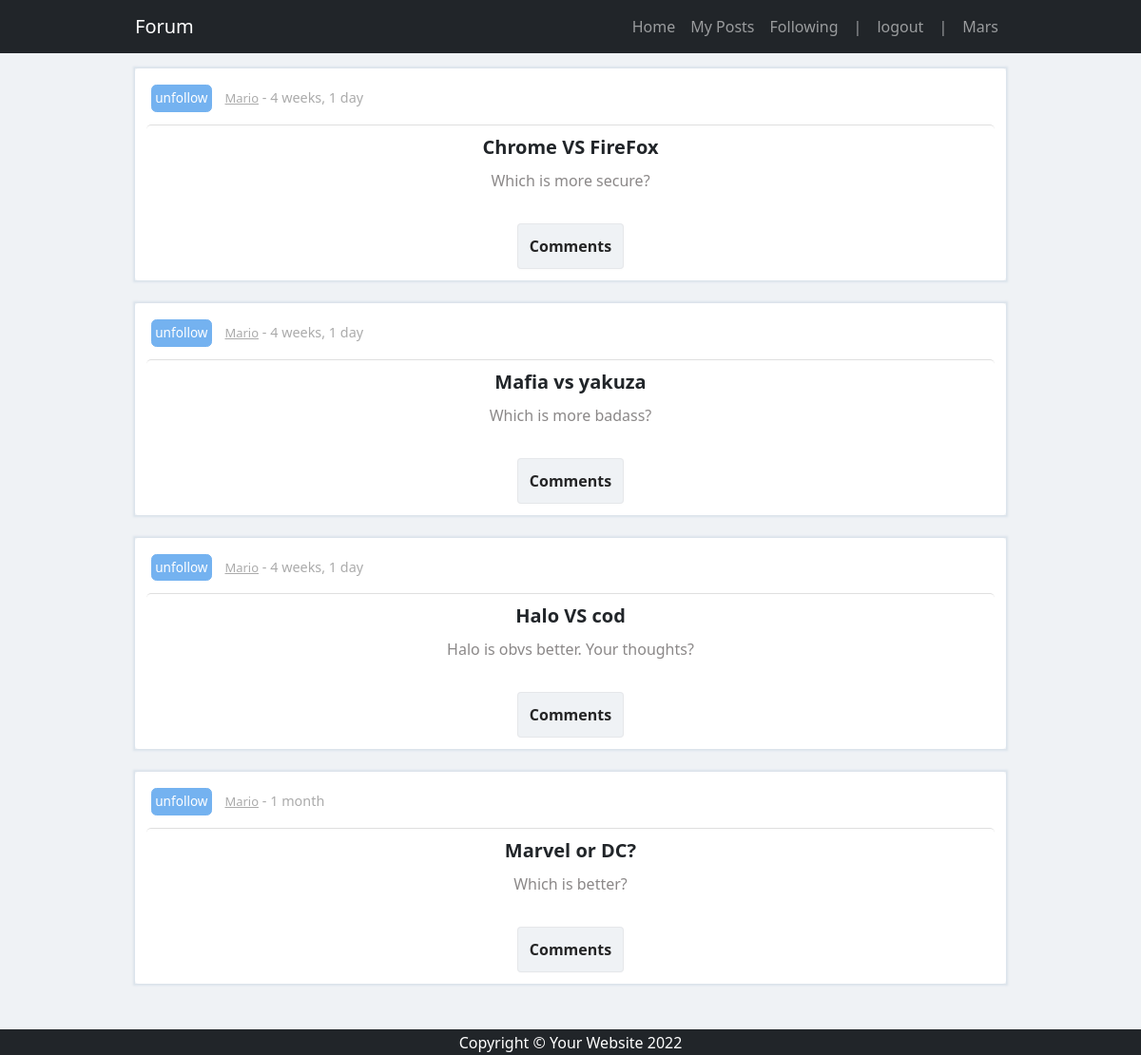
Screenshot of /followedposts/ (signed in) with the database file from the repository.
### base/models.py (models this page shows, shortened)
class Post(models.Model):
    header = models.CharField(max_length=100)
    body = models.TextField()
    updated = models.DateTimeField(auto_now=True)
    created = models.DateTimeField(auto_now_add=True)
    user = models.ForeignKey(settings.AUTH_USER_MODEL, on_delete=models.CASCADE)
    class Meta:
        ordering = ['-updated', '-created']

### base/views.py (the view)
# urls.py: path('followedposts/', views.followedposts, name='followedposts'),
@login_required(login_url='login')
def followedposts(request):
    followed_list = getFollowedList(request.user.id)
    posts = Post.objects.filter(user_id__in=followed_list)
    context = {'posts': posts, 'followed_list':followed_list}
    return render(request, 'base/followed_posts.html', context)

### base/classes/generic_functions.py (called while the page is built)
def getFollowedList(user_id):
    followers = Follow.objects.filter(follower_id=user_id).values_list('followed_id', flat=True)
    followed_list = []
    for i in followers:
        followed_list.append(i)
    return followed_list

### base/templates/base/followed_posts.html (shortened to what this page needs)
{% extends 'base/main.html' %}
{% block content %}
    <div class="container">
        {% if posts is not None %}
            {% for post in posts %}
                {% include 'base/components/post_component.html' with post=post %}
            {% endfor %}
        {% endif %}
    </div>
{% endblock %}

### base/templates/base/components/navbar_component.html (shortened to what this page needs)
<nav class="navbar navbar-expand-lg navbar-dark bg-dark">
    <div class="container">
        <a class="navbar-brand" href={% url 'home' %}#">Forum</a>
        <div class="collapse navbar-collapse" id="navbarSupportedContent">
            <ul class="navbar-nav ms-auto mb-2 mb-lg-0">
                <li class="nav-item"><a class="nav-link" href="{% url 'home' %}#">Home</a></li>
                <li class="nav-item"><a class="nav-link" href="{% url 'myposts' %}">My Posts</a></li>
                <li class="nav-item"><a class="nav-link" href="{% url 'followedposts' %}">Following</a></li>
                <li class="nav-item"><span class="nav-link" href=""> |</span></li>
                {% if request.user.is_authenticated %}
                    <li class="nav-item"><a class="nav-link" href="{% url 'logout' %}">logout</a></li>
                    <li class="nav-item"><span class="nav-link" href=""> |</span></li>
                    <li class="nav-item"><a class="nav-link" href="{% url 'myposts' %}"> {{user.username | title}} </a></li>
                {% else %}
                <li class="nav-item"><a class="nav-link" href="{% url 'login' %}">login</a></li>
                {% endif %}
            </ul>
        </div>
    </div>
</nav>

### base/templates/base/components/post_component.html (shortened to what this page needs)
<div class="card mb-4-post">
    <div class="card-body">
        <div class="card-text-small">
        {% include 'base/components/follow_unfollow_component.html' with post_user_id=post.user_id followed_list=followed_list %}
        <a class="card-text-small" href="{% url 'userprofile' post.user_id %}#">{{post.user | title}}</a> - {{post.created | timesince}}
        </div>
        <div class="card-header">{{post.header}} </div>
        <p class="card-text-body-custom"> {{post.body}} </p>
        <div class="row-flex">
            <form method="POST" action="">
                <a class="nav-link button-6-custom" href="{% url 'commentspost' post.id %}#"> Comments </a>
            </form>
        </div>
    </div>
</div>

### base/templates/base/components/follow_unfollow_component.html (shortened to what this page needs)
{% if post_user_id in followed_list %}
    <form action="{% url 'home' %}" method="POST" class="card-text-small unset-all">
        <input type="submit" name="unfollow" value="unfollow" class="button-following" >
    </form>
{% endif %}

### base/static/css/styles_custom.css (style rules this page uses)
.button-6-custom, .button-delete-custom, .nav-button-delete { align-items: center; background-color: #EFF2F5; border: 1px solid rgba(133, 133, 133, 0.1); border-radius: .25rem; box-shadow: rgba(0, 0, 0, 0.02) 0 1px 3px 0; box-sizing: border-box; color: rgba(0, 0, 0, 0.85); cursor: pointer; display: inline-flex; font-family: system-ui,-apple-system,system-ui,"Helvetica Neue",Helvetica,Arial,sans-serif; font-size: 16px; font-weight: 600; justify-content: center; line-height: 1.25; margin: 0; min-height: 3rem; padding: 0.5rem 0.75rem; position: relative; text-decoration: none; transition: all 250ms; user-select: none; -webkit-user-select: none; touch-action: manipulation; vertical-align: baseline; width: auto; text-decoration: none; }
.row-flex, .row-flex-create-post { display: flex; justify-content: space-around; padding-top: 25px; align-items: center; flex-wrap: wrap; }
.unset-all { all:unset; }
.button-following { all: unset; margin: 5px; margin-right: 10px; padding: 0.2rem; border: 1px solid #74b2f0; border-radius: .35rem; color: white; background-color: #74b2f0; font-size: 0.85rem; }

### rows the page displays
Post: user "Mario", created "4 weeks, 1 day", header "Chrome VS FireFox", body "Which is more secure?"
Post: user "Mario", created "4 weeks, 1 day", header "Mafia vs yakuza", body "Which is more badass?"
Post: user "Mario", created "4 weeks, 1 day", header "Halo VS cod", body "Halo is obvs better. Your thoughts?"
Post: user "Mario", created "1 month", header "Marvel or DC?", body "Which is better?"

### other values shown
{{ user.username | title }} "Mars"
